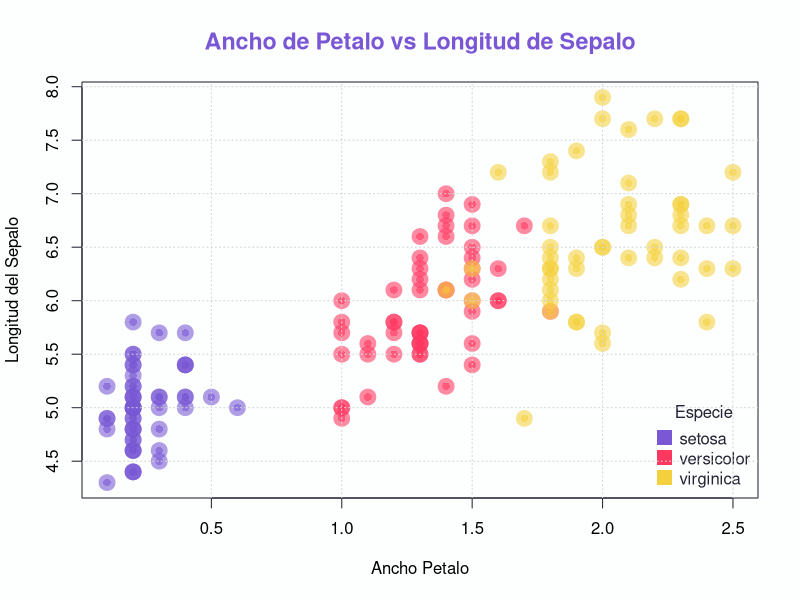
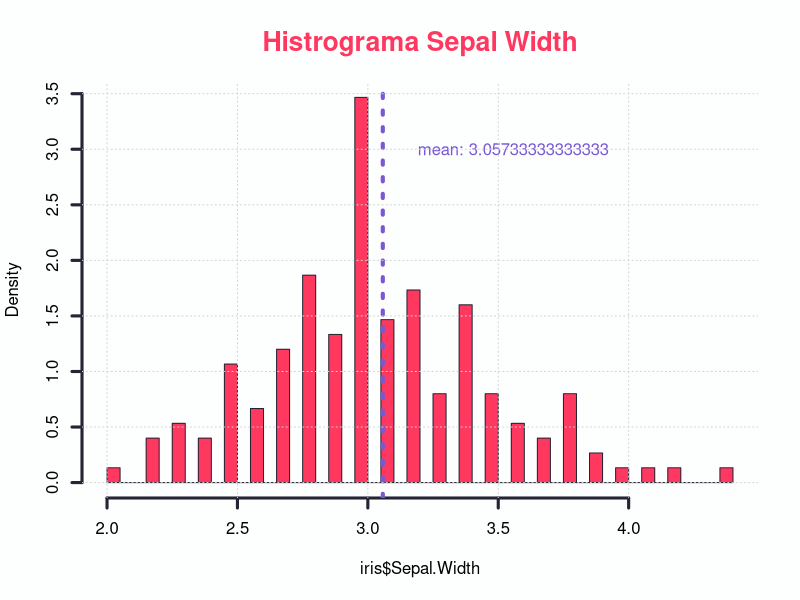
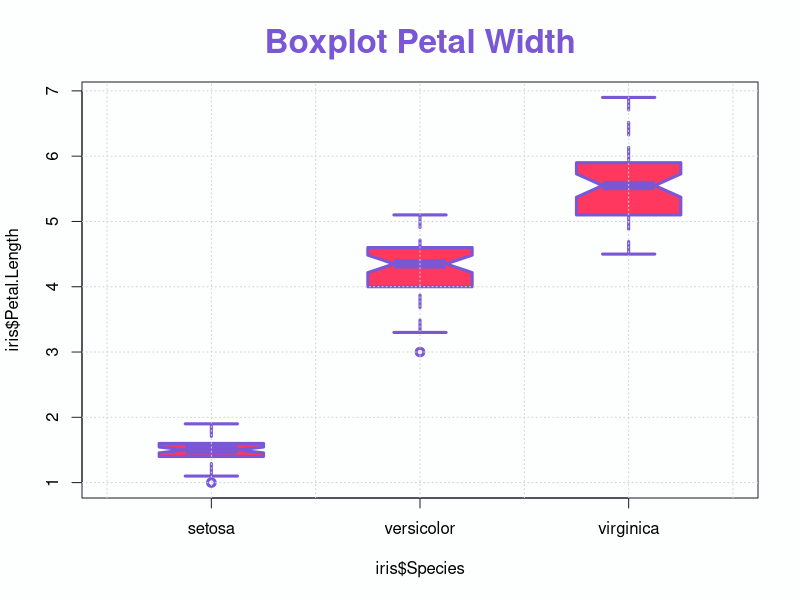

Here is the R script that generated these plots, in order:
## Crear graficos usando el famoso conjunto de datos de iris
## autor: daniel-rojsanch

## Voy a empezar a seleccionar mis colores del tema buefy
## Con 5 colores bastara
col_buefy <-c("#7957d5",   ## purple
              "#ff3860",   ## red
              "#F4D03F",   ## yellow
              "#41b883",   ## green
              "#252334")   ## dark
## Es util una funcion que sirva para agregar trasparencia a un color 
add_transp <- function(colorHTML, transparency) paste(colorHTML, transparency, sep = "")

## svg("Img/scatter.svg")
par(bg = "#FDFEFE", fg = "#252334")
plot( iris$Petal.Width,iris$Sepal.Length, col = add_transp(col_buefy,"95")[iris$Species], main = "Ancho de Petalo vs Longitud de Sepalo", 
     col.main = "#7957d5",cex.main = 1.4, bty = "o",
     pch = 19, lwd = 9, xlab = "Ancho Petalo", ylab = "Longitud del Sepalo")

legend("bottomright", col = col_buefy, pch = 15, legend = unique(iris$Species), bty = "n", pt.cex = 2, title = "Especie")
grid()
## dev.off() 

## svg("Img/hist.svg")

par(bg = "#FDFEFE", fg = "#252334")

hist(iris$Sepal.Width, breaks = 35, col = col_buefy[2],
    ,main = "Histrograma Sepal Width", col.main = col_buefy[2], 
     cex.main = 1.6, prob = T, lwd = 3)

m <- mean(iris$Sepal.Width)
text(m + 0.5, 3, paste("mean:", m, sep = " "), col = col_buefy[1])
abline( v = m, col = col_buefy[1], lwd = 4, lty = "dotted")
grid()


## dev.off() 

## svg("Img/boxplot.svg")
par(bg = "#FDFEFE", fg = "#252334")

boxplot(iris$Petal.Length ~ iris$Species, main = "Boxplot Petal Width", 
       col = col_buefy[2], col.main = col_buefy[1], cex.main = 2, notch = T , boxwex = 0.5, 
        border = col_buefy[1], lwd = 3  )

grid()
## dev.off()


